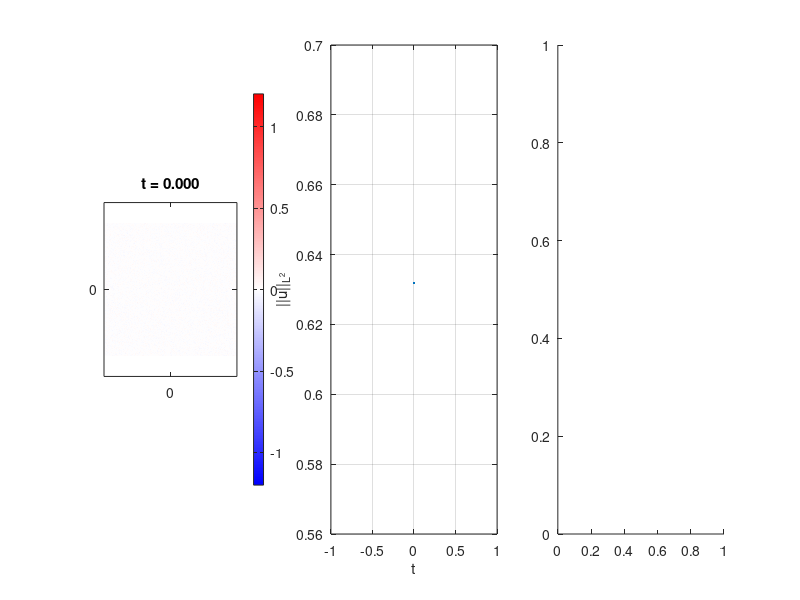

Reproduce this figure in MATLAB. (Note: this script raises an error after producing the figure.)
function CH2D_domain_wall_density()
    clc; clear; close all;
    
    %% Parameters
       
    tau = 4; % used for scaling mu
    
    t0 = 0.0;
    T  = 5.0;
    
    scale=20;
    Lx = scale*pi;
    Ly = scale*pi;
    
    Nx = 2^8;
    Ny = 2^8;
    
    dx = Lx/Nx;
    dy = Ly/Ny;
    
    movie_dt = 0.05;

    %% functions
    function mu = mu(t)
        mu = t/tau;
    end

    function power_spec = power_spec(t, Laplacian_k, u_hat)
        ksq = -Laplacian_k;
        initial = integral(abs(u_hat).^2, 0, T);
        power_spec = initial .* exp( t^2*ksq/tau - 2*t*ksq.^2 );
    end

    function n = domainwall_density(t, Laplacian_k, u_hat)
        P = power_spec(t, Laplacian_k, u_hat);
        ksq = -Laplacian_k;
        num = sum(ksq.*P,'all');
        den = sum(P,'all');

        n = (pi/2)*sqrt(num/den);
    end
    
    
    %% Initial condition

    % random
    sigma = 0.01;
    u0 = sigma*randn(Nx,Ny);
    u_hat = fft2(u0);

    % gaussian
    % u0 = exp(-(X.^2 + Y.^2)/sigma);
    % u_hat = fft2(u0);
    
    %% discretization
    % spatial discretization
    x = (-Nx/2:Nx/2-1)*dx;
    y = (-Ny/2:Ny/2-1)*dy;
    
    [X,Y] = ndgrid(x,y);
    
    % time discretization
    dt = 0.1 * min(dx,dy)^2;
    t = t0:dt:T;
    
    %% Fourier wavenumbers
    
    kx = 2*pi * [0:Nx/2-1 -Nx/2:-1] / Lx;
    ky = 2*pi * [0:Ny/2-1 -Ny/2:-1] / Ly;
    
    [KX,KY] = ndgrid(kx,ky);
    
    Laplacian_k = -(KX.^2 + KY.^2);

    %% 2/3 dealiasing mask

    kx_max = max(abs(kx));
    ky_max = max(abs(ky));
    
    dealias_mask = (abs(KX) <= (2/3)*kx_max) & (abs(KY) <= (2/3)*ky_max);
    
    %% Plot setup
    figure('Position',[100 100 1800 600])
    %% first plot: solution
    subplot(1,3,1)
    
    u_phys = real(ifft2(u_hat));
    
    im = imagesc(x,y,u_phys');
    axis equal tight
    set(gca,'YDir','normal')
    
    colormap(seismic_colormap())
    caxis([-1.2 1.2])
    colorbar
    
    title(sprintf('t = %.3f',t(1)))
    xticks([-scale*pi 0 scale*pi])
    xticklabels({['-' num2str(scale,'%.0f')] ,'0', [num2str(scale,'%.0f') '\pi']})
    yticks([-scale*pi 0 scale*pi])
    yticklabels({['-' num2str(scale,'%.0f')] ,'0', [num2str(scale,'%.0f') '\pi']})

    %% second plot: L2 norm
    subplot(1,3,2)
    
    t_hist = t(1);
    l2_hist = l2_norm_periodic(u_hat,Lx,Ly);
    
    hline = plot(t_hist,l2_hist,'LineWidth',2);
    
    xlabel('t')
    ylabel('||u||_{L^2}')
    grid on
    
    %% third plot: domain wall density
    subplot(1,3,3)
    
    BW = u_phys > 0;
    perim = bwperim(BW,8);
    Lwall = sum(perim(:))*dx;
    comput_density = Lwall/(Lx*Ly);

    theory_density = domainwall_density(t0, Laplacian_k, u_hat);
    
    theory_density_line = plot(t_hist, theory_density, 'LineWidth',2, 'DisplayName', 'theoretical');
    hold on;
    comput_density_line = plot(t_hist, comput_density, 'LineWidth',2, 'DisplayName', '# minima');
    
    xlabel('t')
    ylabel('density')
    legend show

    grid on
    
    drawnow
    
    %% GIF setup
    save_gif = true;
    gif_filename = ['cahn_hilliard_2D_muIC=' num2str(mu(0),'%.2f') '.gif'];
    
    frame_count = 1;
    
    next_movie_time = t0;
    
    %% Time loop
    for n = 1:length(t)-1
        lambda = -Laplacian_k.^2 - mu(t(n))*Laplacian_k;

        u_phys = real(ifft2(u_hat));
        u3_hat = fft2(u_phys.^3);
        N_hat = Laplacian_k .* dealias_mask .* u3_hat;
    
        % explicit nonlinear, semi-explicit linear
        u_hat = ((1 + 0.5*dt*lambda).*u_hat + dt*N_hat) ...
                ./ (1 - 0.5*dt*lambda);
        u_hat = dealias_mask .* u_hat;

        t_hist(end+1) = t(n+1);
        l2_hist(end+1) = l2_norm_periodic(u_hat,Lx,Ly);
        
        % get domain wall density
        BW = u_phys > 0;
        perim = bwperim(BW,8);
        Lwall = sum(perim(:))*dx;
        comput_density(end+1) = Lwall/(Lx*Ly);
    
        theory_density(end+1) = domainwall_density(t(n+1), Laplacian_k, u_hat);

        if (t(n+1) >= next_movie_time) || (n+1 == length(t))
    
            next_movie_time = next_movie_time + movie_dt;
            u_phys = real(ifft2(u_hat));
    
            set(im,'CData',u_phys')
            subplot(1,3,1)

            subplot(1,3,2)
            set(hline,'XData',t_hist,'YData',l2_hist)
            axis tight
            
            subplot(1,3,3)
            set(theory_density_line,'XData',t_hist,'YData',theory_density)
            set(comput_density_line,'XData',t_hist,'YData',comput_density)
            
            xlabel('t')
            axis tight
    
            drawnow
    
            if save_gif
                frame = getframe(gcf);
                img = frame2im(frame);
    
                [A,map] = rgb2ind(img,256);
                if frame_count == 1
                    imwrite(A,map,gif_filename,'gif','LoopCount',Inf,'DelayTime',0.05);
                else
                    imwrite(A,map,gif_filename,'gif','WriteMode','append','DelayTime',0.05);
                end
    
                frame_count = frame_count + 1;
    
            end
        end
    end
    disp(['GIF saved to: ', gif_filename])

end


%% L2 norm
function val = l2_norm_periodic(u_hat,Lx,Ly)
    [Nx,Ny] = size(u_hat);
    val = sqrt(Lx*Ly) * sqrt(sum(abs(u_hat(:)).^2)) /(Nx*Ny);
end
    
    
%% Seismic colormap    
function cmap = seismic_colormap()
    
    n = 256;
    
    r = [(0:n/2-1)/(n/2), ones(1,n/2)];
    g = [(0:n/2-1)/(n/2), (n/2-1:-1:0)/(n/2)];
    b = [ones(1,n/2), (n/2-1:-1:0)/(n/2)];
    
    cmap = [r(:),g(:),b(:)];

end
